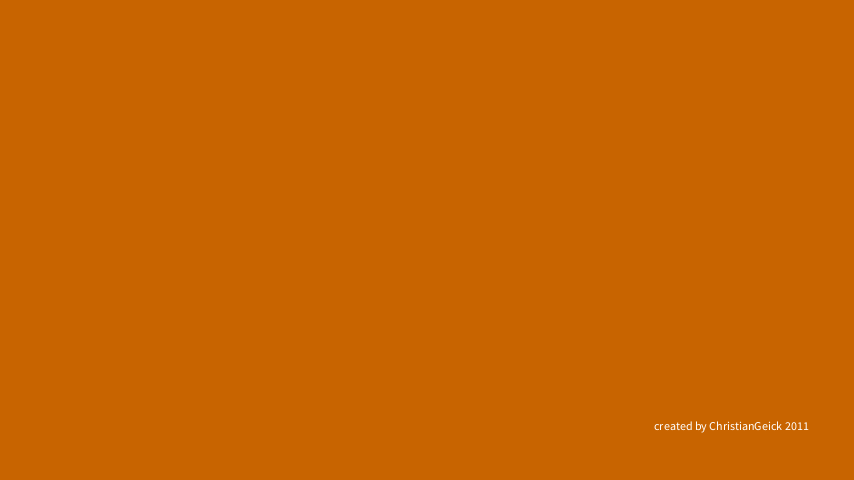
Frame 1 (no input)
Frame 60 (the mouse pressed at the canvas centre just before this capture): identical to frame 1, image omitted
Frame 120 (the mouse held since frame 60 and released just before this capture): identical to frame 1, image omitted

The Processing sketch that drew this single still picture (run headless with seeded random() and noise(); from frame 60 on, the mouse is pressed at the canvas centre):

// Processing sketch: processing_45429
// ── processing_45429.pde

boolean pressed=false, showorbs = false, showlines = true, showmids = true;
Orb orbs[] = {};
float dis;

void setup() {
  size(854, 480);
  background(200, 100, 0);
  noStroke();
  smooth();
  frameRate(24);
  text("created by ChristianGeick 2011", width-200, height-50);
}

void draw() {
  if(pressed) {
    fill(255,212,98, 50);
    rect(0,0,width,height);
    fill(252,125,73);
    rect(0,0,40,35);
    rect(0,40,40,35);
    rect(0,80,40,35);
    fill(0);
    if(showorbs) {
      text("hide", 5,15);
    } else {
      text("show", 5,15);
    }
    text("orbs", 7,30);
    if(showlines) {
      text("hide", 8,55);
    } else {
      text("show", 5,55);
    }
    text("lines", 7,70);
    if(showmids) {
      text("hide", 8,95);
    } else {
      text("show", 5,95);
    }
    text("mids", 7,110);
  }
  
  for (int i=0;i<orbs.length;i++) {
    orbs[i].mov();
    if(showorbs) {
      orbs[i].paint();
    }
    orbs[i].collide();
  }
}

class Orb {
  float x, y, xspeed, yspeed, rad, trans;
  boolean touch;

  Orb() {
    rad = random(35)+5;
    trans = 255;
    xspeed = random(10)-5;
    yspeed = random(10)-5;
    if(xspeed == 0) {
      xspeed++;
    }
    if(yspeed == 0) {
      yspeed++;
    }
    x = random(rad, width-rad);
    y = random(rad, height-rad);
  }
  
  void mov() {
    x += xspeed;
    y += yspeed;
    if(x-rad<0 || x+rad>width) {
      xspeed *= -1;
    }
    if(y-rad<0 || y+rad>height) {
      yspeed *= -1;
    }
  }

  void paint() {
    fill(63,22,27, trans);
    fill(122,22,49, trans);
    ellipse(x, y, rad*2, rad*2);
  }
  
  void collide() {
    touch = false;
    for (int i=0;i<orbs.length;i++) {
      Orb other = orbs[i];
      if(other!=this) {
        dis = dist(other.x, other.y, x, y)-other.rad-rad;
        if(showlines && dis < 75) {
          stroke(252,125,73, 200);
          line(other.x, other.y, x, y);
          noStroke();
        }
        if(showmids && dis < 0 && trans > 0) {
          touch = true;
          fill(207,66,60);
          ellipse((other.x+x)/2, (other.y+y)/2, dis, dis);
        }
      } 
    }
    if(touch && trans > 20) {
      trans-=2;
    }
    if(!touch && trans < 200) {
      trans+=5;
    }
  }
}

void mouseClicked() {
  if(!pressed) {
    background(255,212,98);
    pressed = true;
  }
  orbs = (Orb[])append(orbs, new Orb());
  orbs = (Orb[])append(orbs, new Orb());
  println(orbs.length);
  
  if(mouseX>=0 && mouseX<=40) {
    if (mouseY>=0 && mouseY<=35) {
      if(showorbs) {
        showorbs=false;
      } else {
        showorbs=true;
      }
    }
    if (mouseY>=40 && mouseY<=75) {
      if(showlines) {
        showlines=false;
      } else {
        showlines=true;
      }
    }
    if (mouseY>=80 && mouseY<=115) {
      if(showmids) {
        showmids=false;
      } else {
        showmids=true;
      }
    }
  }
}
